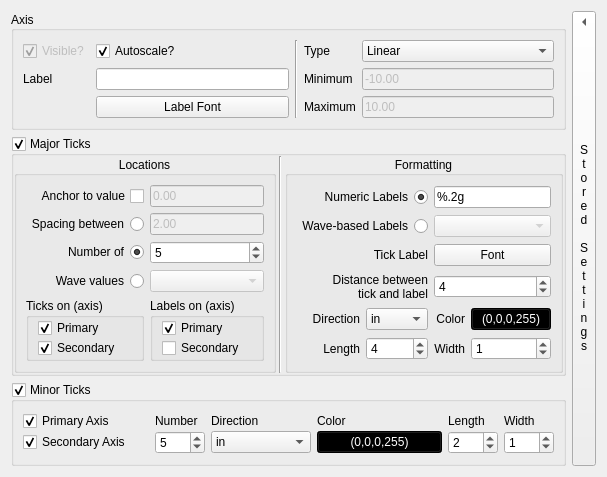
<?xml version="1.0" encoding="UTF-8"?>
<ui version="4.0">
 <class>ScatterPlotAxis</class>
 <widget class="QWidget" name="ScatterPlotAxis">
  <property name="geometry">
   <rect>
    <x>0</x>
    <y>0</y>
    <width>604</width>
    <height>442</height>
   </rect>
  </property>
  <property name="windowTitle">
   <string>Form</string>
  </property>
  <layout class="QGridLayout" name="gridLayout_4">
   <item row="0" column="0">
    <widget class="QGroupBox" name="groupBox">
     <property name="sizePolicy">
      <sizepolicy hsizetype="Preferred" vsizetype="Maximum">
       <horstretch>0</horstretch>
       <verstretch>0</verstretch>
      </sizepolicy>
     </property>
     <property name="minimumSize">
      <size>
       <width>185</width>
       <height>0</height>
      </size>
     </property>
     <property name="title">
      <string>Axis</string>
     </property>
     <property name="alignment">
      <set>Qt::AlignLeading|Qt::AlignLeft|Qt::AlignVCenter</set>
     </property>
     <layout class="QGridLayout" name="gridLayout_5">
      <item row="0" column="0">
       <widget class="QCheckBox" name="visible">
        <property name="enabled">
         <bool>false</bool>
        </property>
        <property name="text">
         <string>Visible?</string>
        </property>
        <property name="checked">
         <bool>true</bool>
        </property>
       </widget>
      </item>
      <item row="0" column="5">
       <widget class="QComboBox" name="scaleType">
        <property name="sizePolicy">
         <sizepolicy hsizetype="Minimum" vsizetype="Fixed">
          <horstretch>0</horstretch>
          <verstretch>0</verstretch>
         </sizepolicy>
        </property>
        <item>
         <property name="text">
          <string>Linear</string>
         </property>
        </item>
        <item>
         <property name="text">
          <string>Logarithmic</string>
         </property>
        </item>
        <item>
         <property name="text">
          <string>Symmetric Log</string>
         </property>
        </item>
       </widget>
      </item>
      <item row="0" column="2" rowspan="3" colspan="2">
       <widget class="Line" name="line">
        <property name="orientation">
         <enum>Qt::Vertical</enum>
        </property>
       </widget>
      </item>
      <item row="1" column="1">
       <widget class="QLineEdit" name="label"/>
      </item>
      <item row="1" column="0">
       <widget class="QLabel" name="label_19">
        <property name="text">
         <string>Label</string>
        </property>
       </widget>
      </item>
      <item row="1" column="5">
       <widget class="QLineEdit" name="minimum">
        <property name="enabled">
         <bool>false</bool>
        </property>
        <property name="text">
         <string>-10.00</string>
        </property>
       </widget>
      </item>
      <item row="1" column="4">
       <widget class="QLabel" name="label_20">
        <property name="text">
         <string>Minimum</string>
        </property>
       </widget>
      </item>
      <item row="0" column="4">
       <widget class="QLabel" name="label_21">
        <property name="text">
         <string>Type</string>
        </property>
       </widget>
      </item>
      <item row="2" column="4">
       <widget class="QLabel" name="label_22">
        <property name="text">
         <string>Maximum</string>
        </property>
       </widget>
      </item>
      <item row="2" column="5">
       <widget class="QLineEdit" name="maximum">
        <property name="enabled">
         <bool>false</bool>
        </property>
        <property name="text">
         <string>10.00</string>
        </property>
       </widget>
      </item>
      <item row="2" column="1">
       <widget class="QTextOptionsButton" name="labelFont">
        <property name="text">
         <string>Label Font</string>
        </property>
       </widget>
      </item>
      <item row="0" column="1">
       <widget class="QCheckBox" name="autoscale">
        <property name="text">
         <string>Autoscale?</string>
        </property>
        <property name="checked">
         <bool>true</bool>
        </property>
       </widget>
      </item>
     </layout>
    </widget>
   </item>
   <item row="1" column="0">
    <widget class="QGroupBox" name="majorTicksVisible">
     <property name="sizePolicy">
      <sizepolicy hsizetype="Preferred" vsizetype="Maximum">
       <horstretch>0</horstretch>
       <verstretch>0</verstretch>
      </sizepolicy>
     </property>
     <property name="title">
      <string>Major Ticks</string>
     </property>
     <property name="checkable">
      <bool>true</bool>
     </property>
     <layout class="QGridLayout" name="gridLayout_7" rowstretch="1">
      <property name="horizontalSpacing">
       <number>3</number>
      </property>
      <property name="margin">
       <number>0</number>
      </property>
      <item row="0" column="3">
       <widget class="QGroupBox" name="groupBox_2">
        <property name="title">
         <string>Locations</string>
        </property>
        <property name="alignment">
         <set>Qt::AlignCenter</set>
        </property>
        <property name="flat">
         <bool>true</bool>
        </property>
        <layout class="QGridLayout" name="gridLayout">
         <item row="0" column="0">
          <widget class="QCheckBox" name="useMajorTicksAnchor">
           <property name="layoutDirection">
            <enum>Qt::RightToLeft</enum>
           </property>
           <property name="text">
            <string>Anchor to value</string>
           </property>
          </widget>
         </item>
         <item row="0" column="1">
          <widget class="QLineEdit" name="majorTicksAnchor">
           <property name="enabled">
            <bool>false</bool>
           </property>
           <property name="text">
            <string>0.00</string>
           </property>
          </widget>
         </item>
         <item row="1" column="0">
          <widget class="QRadioButton" name="useMajorTicksSpacing">
           <property name="layoutDirection">
            <enum>Qt::RightToLeft</enum>
           </property>
           <property name="text">
            <string>Spacing between</string>
           </property>
          </widget>
         </item>
         <item row="1" column="1">
          <widget class="QLineEdit" name="majorTicksSpacing">
           <property name="enabled">
            <bool>false</bool>
           </property>
           <property name="text">
            <string>2.00</string>
           </property>
          </widget>
         </item>
         <item row="2" column="0">
          <widget class="QRadioButton" name="useMajorTicksNumber">
           <property name="layoutDirection">
            <enum>Qt::RightToLeft</enum>
           </property>
           <property name="text">
            <string>Number of</string>
           </property>
           <property name="checked">
            <bool>true</bool>
           </property>
          </widget>
         </item>
         <item row="2" column="1">
          <widget class="QSpinBox" name="majorTicksNumber">
           <property name="sizePolicy">
            <sizepolicy hsizetype="Expanding" vsizetype="Fixed">
             <horstretch>0</horstretch>
             <verstretch>0</verstretch>
            </sizepolicy>
           </property>
           <property name="minimum">
            <number>2</number>
           </property>
           <property name="value">
            <number>5</number>
           </property>
          </widget>
         </item>
         <item row="3" column="0">
          <widget class="QRadioButton" name="useMajorTicksWaveValues">
           <property name="layoutDirection">
            <enum>Qt::RightToLeft</enum>
           </property>
           <property name="text">
            <string>Wave values</string>
           </property>
          </widget>
         </item>
         <item row="4" column="0">
          <widget class="QGroupBox" name="groupBox_9">
           <property name="title">
            <string>Ticks on (axis)</string>
           </property>
           <layout class="QVBoxLayout" name="verticalLayout_7">
            <property name="spacing">
             <number>0</number>
            </property>
            <property name="topMargin">
             <number>0</number>
            </property>
            <property name="bottomMargin">
             <number>0</number>
            </property>
            <item>
             <widget class="QCheckBox" name="majorTicksDisplayPrimary">
              <property name="text">
               <string>Primary</string>
              </property>
              <property name="checked">
               <bool>true</bool>
              </property>
             </widget>
            </item>
            <item>
             <widget class="QCheckBox" name="majorTicksDisplaySecondary">
              <property name="text">
               <string>Secondary</string>
              </property>
              <property name="checked">
               <bool>true</bool>
              </property>
             </widget>
            </item>
           </layout>
          </widget>
         </item>
         <item row="4" column="1">
          <widget class="QGroupBox" name="groupBox_10">
           <property name="title">
            <string>Labels on (axis)</string>
           </property>
           <layout class="QVBoxLayout" name="verticalLayout_8">
            <property name="spacing">
             <number>0</number>
            </property>
            <property name="topMargin">
             <number>0</number>
            </property>
            <property name="bottomMargin">
             <number>0</number>
            </property>
            <item>
             <widget class="QCheckBox" name="majorTicksLabelDisplayPrimary">
              <property name="text">
               <string>Primary</string>
              </property>
              <property name="checked">
               <bool>true</bool>
              </property>
             </widget>
            </item>
            <item>
             <widget class="QCheckBox" name="majorTicksLabelDisplaySecondary">
              <property name="text">
               <string>Secondary</string>
              </property>
             </widget>
            </item>
           </layout>
          </widget>
         </item>
         <item row="3" column="1">
          <widget class="QComboBox" name="majorTicksWaveValues">
           <property name="enabled">
            <bool>false</bool>
           </property>
          </widget>
         </item>
        </layout>
       </widget>
      </item>
      <item row="0" column="4">
       <widget class="Line" name="line_2">
        <property name="orientation">
         <enum>Qt::Vertical</enum>
        </property>
       </widget>
      </item>
      <item row="0" column="5">
       <widget class="QGroupBox" name="groupBox_3">
        <property name="title">
         <string>Formatting</string>
        </property>
        <property name="alignment">
         <set>Qt::AlignCenter</set>
        </property>
        <property name="flat">
         <bool>true</bool>
        </property>
        <layout class="QGridLayout" name="gridLayout_2">
         <item row="3" column="0" colspan="2">
          <widget class="QLabel" name="label_30">
           <property name="text">
            <string>Distance between
tick and label</string>
           </property>
           <property name="alignment">
            <set>Qt::AlignRight|Qt::AlignTrailing|Qt::AlignVCenter</set>
           </property>
           <property name="wordWrap">
            <bool>true</bool>
           </property>
          </widget>
         </item>
         <item row="2" column="0" colspan="2">
          <widget class="QLabel" name="label_5">
           <property name="text">
            <string>Tick Label</string>
           </property>
           <property name="alignment">
            <set>Qt::AlignRight|Qt::AlignTrailing|Qt::AlignVCenter</set>
           </property>
          </widget>
         </item>
         <item row="5" column="0">
          <widget class="QLabel" name="label_31">
           <property name="text">
            <string>Direction</string>
           </property>
           <property name="alignment">
            <set>Qt::AlignRight|Qt::AlignTrailing|Qt::AlignVCenter</set>
           </property>
          </widget>
         </item>
         <item row="0" column="0" colspan="2">
          <widget class="QRadioButton" name="majorTicksLabelUseNumeric">
           <property name="layoutDirection">
            <enum>Qt::RightToLeft</enum>
           </property>
           <property name="text">
            <string>Numeric Labels</string>
           </property>
           <property name="checked">
            <bool>true</bool>
           </property>
          </widget>
         </item>
         <item row="1" column="0" colspan="2">
          <widget class="QRadioButton" name="majorTicksLabelUseWave">
           <property name="layoutDirection">
            <enum>Qt::RightToLeft</enum>
           </property>
           <property name="text">
            <string>Wave-based Labels</string>
           </property>
          </widget>
         </item>
         <item row="5" column="1">
          <widget class="QComboBox" name="majorTicksDirection">
           <item>
            <property name="text">
             <string>in</string>
            </property>
           </item>
           <item>
            <property name="text">
             <string>out</string>
            </property>
           </item>
          </widget>
         </item>
         <item row="6" column="1">
          <widget class="QSpinBox" name="majorTicksLength">
           <property name="value">
            <number>4</number>
           </property>
          </widget>
         </item>
         <item row="6" column="0">
          <widget class="QLabel" name="label_33">
           <property name="text">
            <string>Length</string>
           </property>
           <property name="alignment">
            <set>Qt::AlignRight|Qt::AlignTrailing|Qt::AlignVCenter</set>
           </property>
          </widget>
         </item>
         <item row="6" column="2">
          <widget class="QLabel" name="label_34">
           <property name="text">
            <string>Width</string>
           </property>
           <property name="alignment">
            <set>Qt::AlignRight|Qt::AlignTrailing|Qt::AlignVCenter</set>
           </property>
          </widget>
         </item>
         <item row="6" column="3">
          <widget class="QSpinBox" name="majorTicksWidth">
           <property name="value">
            <number>1</number>
           </property>
          </widget>
         </item>
         <item row="5" column="3">
          <widget class="QColorButton" name="majorTicksColor">
           <property name="styleSheet">
            <string notr="true">background-color: rgb(0, 0, 0);
color: rgb(255, 255, 255);</string>
           </property>
           <property name="text">
            <string>(0,0,0,255)</string>
           </property>
          </widget>
         </item>
         <item row="0" column="2" colspan="2">
          <widget class="QLineEdit" name="majorTicksLabelNumericFormat">
           <property name="text">
            <string>%.2g</string>
           </property>
          </widget>
         </item>
         <item row="1" column="2" colspan="2">
          <widget class="QComboBox" name="majorTicksLabelWave">
           <property name="enabled">
            <bool>false</bool>
           </property>
          </widget>
         </item>
         <item row="5" column="2">
          <widget class="QLabel" name="label_32">
           <property name="text">
            <string>Color</string>
           </property>
           <property name="alignment">
            <set>Qt::AlignRight|Qt::AlignTrailing|Qt::AlignVCenter</set>
           </property>
          </widget>
         </item>
         <item row="2" column="2" colspan="2">
          <widget class="QTextOptionsButton" name="majorTicksLabelFont">
           <property name="sizePolicy">
            <sizepolicy hsizetype="Expanding" vsizetype="Fixed">
             <horstretch>0</horstretch>
             <verstretch>0</verstretch>
            </sizepolicy>
           </property>
           <property name="minimumSize">
            <size>
             <width>5</width>
             <height>0</height>
            </size>
           </property>
           <property name="text">
            <string>Font</string>
           </property>
          </widget>
         </item>
         <item row="3" column="2" colspan="2">
          <widget class="QSpinBox" name="majorTicksLabelPadding">
           <property name="value">
            <number>4</number>
           </property>
          </widget>
         </item>
        </layout>
       </widget>
      </item>
     </layout>
    </widget>
   </item>
   <item row="2" column="0">
    <widget class="QGroupBox" name="minorTicksVisible">
     <property name="sizePolicy">
      <sizepolicy hsizetype="Preferred" vsizetype="Maximum">
       <horstretch>0</horstretch>
       <verstretch>0</verstretch>
      </sizepolicy>
     </property>
     <property name="title">
      <string>Minor Ticks</string>
     </property>
     <property name="checkable">
      <bool>true</bool>
     </property>
     <layout class="QGridLayout" name="gridLayout_3">
      <property name="verticalSpacing">
       <number>0</number>
      </property>
      <item row="0" column="0">
       <widget class="QCheckBox" name="minorTicksDisplayPrimary">
        <property name="text">
         <string>Primary Axis</string>
        </property>
        <property name="checked">
         <bool>true</bool>
        </property>
       </widget>
      </item>
      <item row="0" column="1">
       <widget class="QLabel" name="label_26">
        <property name="text">
         <string>Number</string>
        </property>
        <property name="alignment">
         <set>Qt::AlignLeading|Qt::AlignLeft|Qt::AlignVCenter</set>
        </property>
       </widget>
      </item>
      <item row="0" column="2">
       <widget class="QLabel" name="label_23">
        <property name="text">
         <string>Direction</string>
        </property>
        <property name="alignment">
         <set>Qt::AlignLeading|Qt::AlignLeft|Qt::AlignVCenter</set>
        </property>
       </widget>
      </item>
      <item row="0" column="3">
       <widget class="QLabel" name="label_24">
        <property name="text">
         <string>Color</string>
        </property>
        <property name="alignment">
         <set>Qt::AlignLeading|Qt::AlignLeft|Qt::AlignVCenter</set>
        </property>
       </widget>
      </item>
      <item row="0" column="4">
       <widget class="QLabel" name="label_27">
        <property name="text">
         <string>Length</string>
        </property>
        <property name="alignment">
         <set>Qt::AlignLeading|Qt::AlignLeft|Qt::AlignVCenter</set>
        </property>
       </widget>
      </item>
      <item row="0" column="6">
       <widget class="QLabel" name="label_28">
        <property name="text">
         <string>Width</string>
        </property>
        <property name="alignment">
         <set>Qt::AlignLeading|Qt::AlignLeft|Qt::AlignVCenter</set>
        </property>
       </widget>
      </item>
      <item row="1" column="0">
       <widget class="QCheckBox" name="minorTicksDisplaySecondary">
        <property name="text">
         <string>Secondary Axis</string>
        </property>
        <property name="checked">
         <bool>true</bool>
        </property>
       </widget>
      </item>
      <item row="1" column="1">
       <widget class="QSpinBox" name="minorTicksNumber">
        <property name="sizePolicy">
         <sizepolicy hsizetype="Preferred" vsizetype="Fixed">
          <horstretch>0</horstretch>
          <verstretch>0</verstretch>
         </sizepolicy>
        </property>
        <property name="maximumSize">
         <size>
          <width>50</width>
          <height>16777215</height>
         </size>
        </property>
        <property name="minimum">
         <number>1</number>
        </property>
        <property name="value">
         <number>5</number>
        </property>
       </widget>
      </item>
      <item row="1" column="2">
       <widget class="QComboBox" name="minorTicksDirection">
        <property name="maximumSize">
         <size>
          <width>100</width>
          <height>16777215</height>
         </size>
        </property>
        <item>
         <property name="text">
          <string>in</string>
         </property>
        </item>
        <item>
         <property name="text">
          <string>out</string>
         </property>
        </item>
       </widget>
      </item>
      <item row="1" column="3">
       <widget class="QColorButton" name="minorTicksColor">
        <property name="styleSheet">
         <string notr="true">background-color: rgb(0, 0, 0);
color: rgb(255, 255, 255);</string>
        </property>
        <property name="text">
         <string>(0,0,0,255)</string>
        </property>
       </widget>
      </item>
      <item row="1" column="4">
       <widget class="QSpinBox" name="minorTicksLength">
        <property name="maximumSize">
         <size>
          <width>50</width>
          <height>16777215</height>
         </size>
        </property>
        <property name="value">
         <number>2</number>
        </property>
       </widget>
      </item>
      <item row="1" column="6">
       <widget class="QSpinBox" name="minorTicksWidth">
        <property name="maximumSize">
         <size>
          <width>50</width>
          <height>16777215</height>
         </size>
        </property>
        <property name="value">
         <number>1</number>
        </property>
       </widget>
      </item>
     </layout>
    </widget>
   </item>
   <item row="0" column="1" rowspan="3">
    <widget class="QStoredSettingsButton" name="storedSettingsButton">
     <property name="sizePolicy">
      <sizepolicy hsizetype="Fixed" vsizetype="Expanding">
       <horstretch>0</horstretch>
       <verstretch>0</verstretch>
      </sizepolicy>
     </property>
     <property name="maximumSize">
      <size>
       <width>26</width>
       <height>16777215</height>
      </size>
     </property>
     <property name="text">
      <string>S
t
o
r
e
d

S
e
t
t
i
n
g
s</string>
     </property>
     <property name="toolButtonStyle">
      <enum>Qt::ToolButtonTextUnderIcon</enum>
     </property>
     <property name="arrowType">
      <enum>Qt::LeftArrow</enum>
     </property>
    </widget>
   </item>
  </layout>
 </widget>
 <customwidgets>
  <customwidget>
   <class>QColorButton</class>
   <extends>QPushButton</extends>
   <header>gui/QColorButton</header>
   <slots>
    <slot>createColorDialog()</slot>
   </slots>
  </customwidget>
  <customwidget>
   <class>QStoredSettingsButton</class>
   <extends>QToolButton</extends>
   <header>gui/QStoredSettingsButton</header>
   <slots>
    <slot>toggleWidget()</slot>
   </slots>
  </customwidget>
  <customwidget>
   <class>QTextOptionsButton</class>
   <extends>QPushButton</extends>
   <header>gui/QTextOptionsButton</header>
   <slots>
    <slot>showTextOptionsWidget()</slot>
   </slots>
  </customwidget>
 </customwidgets>
 <resources/>
 <connections>
  <connection>
   <sender>storedSettingsButton</sender>
   <signal>clicked()</signal>
   <receiver>storedSettingsButton</receiver>
   <slot>toggleWidget()</slot>
   <hints>
    <hint type="sourcelabel">
     <x>582</x>
     <y>20</y>
    </hint>
    <hint type="destinationlabel">
     <x>583</x>
     <y>18</y>
    </hint>
   </hints>
  </connection>
  <connection>
   <sender>labelFont</sender>
   <signal>clicked()</signal>
   <receiver>labelFont</receiver>
   <slot>showTextOptionsWidget()</slot>
   <hints>
    <hint type="sourcelabel">
     <x>165</x>
     <y>111</y>
    </hint>
    <hint type="destinationlabel">
     <x>165</x>
     <y>111</y>
    </hint>
   </hints>
  </connection>
  <connection>
   <sender>autoscale</sender>
   <signal>toggled(bool)</signal>
   <receiver>minimum</receiver>
   <slot>setDisabled(bool)</slot>
   <hints>
    <hint type="sourcelabel">
     <x>165</x>
     <y>51</y>
    </hint>
    <hint type="destinationlabel">
     <x>540</x>
     <y>79</y>
    </hint>
   </hints>
  </connection>
  <connection>
   <sender>autoscale</sender>
   <signal>toggled(bool)</signal>
   <receiver>maximum</receiver>
   <slot>setDisabled(bool)</slot>
   <hints>
    <hint type="sourcelabel">
     <x>165</x>
     <y>51</y>
    </hint>
    <hint type="destinationlabel">
     <x>540</x>
     <y>109</y>
    </hint>
   </hints>
  </connection>
  <connection>
   <sender>majorTicksLabelFont</sender>
   <signal>clicked()</signal>
   <receiver>majorTicksLabelFont</receiver>
   <slot>showTextOptionsWidget()</slot>
   <hints>
    <hint type="sourcelabel">
     <x>541</x>
     <y>244</y>
    </hint>
    <hint type="destinationlabel">
     <x>541</x>
     <y>244</y>
    </hint>
   </hints>
  </connection>
  <connection>
   <sender>majorTicksColor</sender>
   <signal>clicked()</signal>
   <receiver>majorTicksColor</receiver>
   <slot>createColorDialog()</slot>
   <hints>
    <hint type="sourcelabel">
     <x>541</x>
     <y>309</y>
    </hint>
    <hint type="destinationlabel">
     <x>541</x>
     <y>309</y>
    </hint>
   </hints>
  </connection>
  <connection>
   <sender>minorTicksColor</sender>
   <signal>clicked()</signal>
   <receiver>minorTicksColor</receiver>
   <slot>createColorDialog()</slot>
   <hints>
    <hint type="sourcelabel">
     <x>426</x>
     <y>421</y>
    </hint>
    <hint type="destinationlabel">
     <x>426</x>
     <y>421</y>
    </hint>
   </hints>
  </connection>
  <connection>
   <sender>useMajorTicksSpacing</sender>
   <signal>toggled(bool)</signal>
   <receiver>majorTicksSpacing</receiver>
   <slot>setEnabled(bool)</slot>
   <hints>
    <hint type="sourcelabel">
     <x>142</x>
     <y>213</y>
    </hint>
    <hint type="destinationlabel">
     <x>263</x>
     <y>214</y>
    </hint>
   </hints>
  </connection>
  <connection>
   <sender>useMajorTicksNumber</sender>
   <signal>toggled(bool)</signal>
   <receiver>majorTicksNumber</receiver>
   <slot>setEnabled(bool)</slot>
   <hints>
    <hint type="sourcelabel">
     <x>142</x>
     <y>240</y>
    </hint>
    <hint type="destinationlabel">
     <x>263</x>
     <y>240</y>
    </hint>
   </hints>
  </connection>
  <connection>
   <sender>majorTicksVisible</sender>
   <signal>toggled(bool)</signal>
   <receiver>minorTicksVisible</receiver>
   <slot>setEnabled(bool)</slot>
   <hints>
    <hint type="sourcelabel">
     <x>270</x>
     <y>204</y>
    </hint>
    <hint type="destinationlabel">
     <x>265</x>
     <y>432</y>
    </hint>
   </hints>
  </connection>
  <connection>
   <sender>useMajorTicksAnchor</sender>
   <signal>toggled(bool)</signal>
   <receiver>majorTicksAnchor</receiver>
   <slot>setEnabled(bool)</slot>
   <hints>
    <hint type="sourcelabel">
     <x>142</x>
     <y>186</y>
    </hint>
    <hint type="destinationlabel">
     <x>263</x>
     <y>187</y>
    </hint>
   </hints>
  </connection>
  <connection>
   <sender>majorTicksLabelUseNumeric</sender>
   <signal>toggled(bool)</signal>
   <receiver>majorTicksLabelNumericFormat</receiver>
   <slot>setEnabled(bool)</slot>
   <hints>
    <hint type="sourcelabel">
     <x>418</x>
     <y>186</y>
    </hint>
    <hint type="destinationlabel">
     <x>541</x>
     <y>187</y>
    </hint>
   </hints>
  </connection>
  <connection>
   <sender>majorTicksLabelUseWave</sender>
   <signal>toggled(bool)</signal>
   <receiver>majorTicksLabelWave</receiver>
   <slot>setEnabled(bool)</slot>
   <hints>
    <hint type="sourcelabel">
     <x>418</x>
     <y>213</y>
    </hint>
    <hint type="destinationlabel">
     <x>541</x>
     <y>214</y>
    </hint>
   </hints>
  </connection>
  <connection>
   <sender>useMajorTicksWaveValues</sender>
   <signal>toggled(bool)</signal>
   <receiver>majorTicksWaveValues</receiver>
   <slot>setEnabled(bool)</slot>
   <hints>
    <hint type="sourcelabel">
     <x>128</x>
     <y>256</y>
    </hint>
    <hint type="destinationlabel">
     <x>184</x>
     <y>259</y>
    </hint>
   </hints>
  </connection>
 </connections>
</ui>
